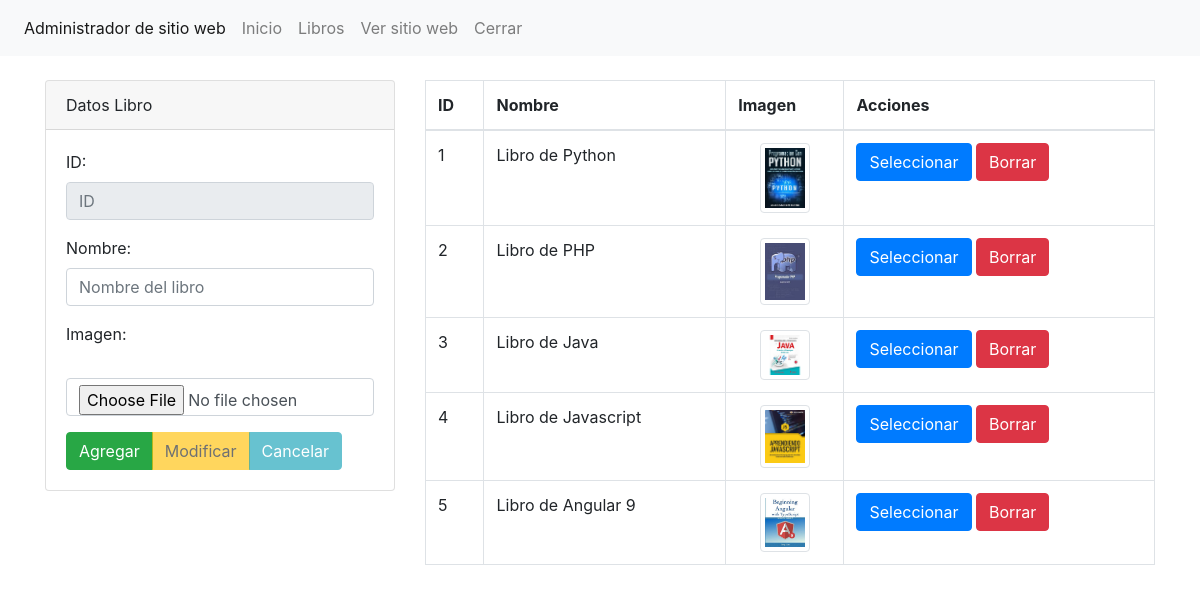
Screenshot of /administrador/seccion/productos.php (signed in) with the database file from the repository.
### tables this page shows
CREATE TABLE `libros` (
  `id` int(11) NOT NULL,
  `nombre` varchar(255) NOT NULL,
  `imagen` varchar(1000) NOT NULL
);

### administrador/seccion/productos.php (the view, shortened to what this page needs)
<?php include("../template/cabecera.php"); ?>
<?php
$txtID=(isset($_POST['txtID']))?$_POST['txtID']:"";
$txtNombre=(isset($_POST['txtNombre']))?$_POST['txtNombre']:"";
$accion=(isset($_POST['accion']))?$_POST['accion']:"";
include("../config/bd.php");
$sentenciaSQL=$conexion->prepare("SELECT * FROM libros");
$sentenciaSQL->execute();
$listaLibros=$sentenciaSQL->fetchAll(PDO::FETCH_ASSOC);
?>
<div class="col-md-4">
    <div class="card" >
    <div class="card-header">
            Datos Libro
    </div>
    <div class="card-body">
        <form method="POST" enctype="multipart/form-data" >
            <div class = "form-group">
                <label for="txtID">ID:</label>
                <input type="text" required readonly class="form-control" value="<?php echo $txtID; ?>" name="txtID" id="txtID" placeholder="ID" >
            </div>
            <div class="form-group">
                <label for="txtNombre">Nombre:</label>
                <input type="text" class="form-control" value="<?php echo $txtNombre; ?>" name="txtNombre" id="txtNombre" placeholder="Nombre del libro" required="">
            </div>
            <div class="form-group">
                <label for="txtImagen">Imagen:</label>
                <br>
                <br>
                <input type="file" class="form-control" name="txtImagen" id="txtImagen">
            </div>
            <div class="btn-group" role="group" aria-label="">
                <button type="submit" name="accion" <?php echo ($accion=="Seleccionar")?"disabled":""; ?> value="Agregar" class="btn btn-success">Agregar</button>
                <button type="submit" name="accion" <?php echo ($accion!="Seleccionar")?"disabled":""; ?> value="Modificar" class="btn btn-warning">Modificar</button>
                <button type="submit" name="accion" <?php echo ($accion!="Seleccionar")?"disabled":""; ?> value="Cancelar" class="btn btn-info">Cancelar</button>
            </div>
        </form>
    </div>
</div>
</div>
<div class="col-md-8">
    <table class="table table-bordered">
        <thead>
            <tr>
                <th>ID</th>
                <th>Nombre</th>
                <th>Imagen</th>
                <th>Acciones</th>
            </tr>
        </thead>
        <tbody>
            <?php foreach($listaLibros as $libro) { ?>
                <tr>
                    <td><?php echo $libro['id']; ?></td>
                    <td><?php echo $libro['nombre']; ?></td>
                    <td>
                    <center>
                    <img class="img-thumbnail rounded" src="../../img/<?php echo $libro['imagen']; ?>" width="50" alt="" srcset=""/>
                    </center>
                    </td>
                    <td>
                        <form method="post">
                        <input type="submit" name="accion" value="Seleccionar" class="btn btn-primary">
                        <input type="submit" name="accion" value="Borrar" class="btn btn-danger">
                        </form>
                    </td>
                </tr>
            <?php } ?>
        </tbody>
    </table>
</div>
<?php include("../template/pie.php");?>

### administrador/template/cabecera.php (shortened to what this page needs)
<!doctype html>
<html lang="es">
  <head>
    <link rel="stylesheet" href="https://stackpath.bootstrapcdn.com/bootstrap/4.3.1/css/bootstrap.min.css">
  </head>
  <body>
    <?php $url="http://".$_SERVER['HTTP_HOST']."/sitioweb" ?>
  <nav class="navbar navbar-expand navbar-light bg-light">
      <div class="nav navbar-nav">
          <a class="nav-item nav-link active" href="#">Administrador de sitio web<span class="sr-only">(current)</span></a>
          <a class="nav-item nav-link" href="<?php echo $url;?>/administrador/inicio.php">Inicio</a>
          <a class="nav-item nav-link" href="<?php echo $url;?>/administrador/seccion/productos.php">Libros</a>
          <a class="nav-item nav-link" href="<?php echo $url;?>/index/index.php">Ver sitio web</a>
          <a class="nav-item nav-link" href="<?php echo $url;?>/administrador/seccion/cerrar.php">Cerrar</a>
      </div>
  </nav>
     <div class="container">
         <br>
         <div class="row">

### administrador/template/pie.php
         </div>
     </div>
  </body>
</html>

### rows the page displays
libros: id "1", nombre "Libro de Python", imagen (picture)
libros: id "2", nombre "Libro de PHP", imagen (picture)
libros: id "3", nombre "Libro de Java", imagen (picture)
libros: id "4", nombre "Libro de Javascript", imagen (picture)
libros: id "5", nombre "Libro de Angular 9", imagen (picture)
